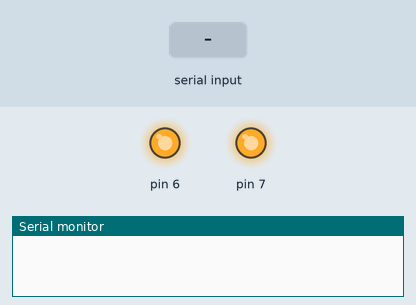
This sketch was run on a simulated Arduino Uno, built with avr-gcc and run on an emulated ATmega328P. On the bench: output pins drawn as LEDs (lit = HIGH), the last lines printed to the serial monitor. Inputs (shaded band) come from the test bench.

Above: at 1.2 s.
1.3 s: "on1" received over the second serial link
At 2.4 s:
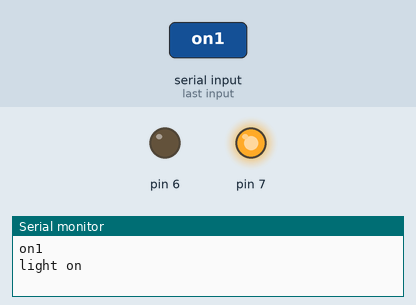
2.8 s: "on2" received over the second serial link
At 3.6 s:
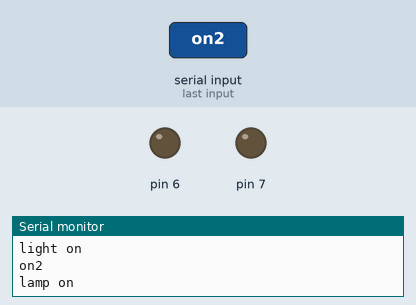
4.3 s: "off1" received over the second serial link
At 5.1 s:
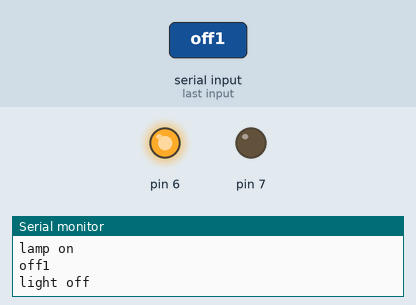
Timing chart, 0 to 7.3 s (numbered marks = the images above; inputs shaded):
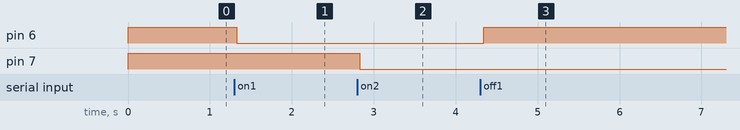

Measured:
- after the input at 1.3 s, pin 6: HIGH → LOW at once
- after the input at 2.8 s, pin 7: HIGH → LOW at once
- after the input at 4.3 s, pin 6: LOW → HIGH at once

The sketch:

homeautomation.ino
```cpp
#include <SoftwareSerial.h>
SoftwareSerial BT(2, 3);
String command;
void setup()
{
  BT.begin(9600);
  Serial.begin(9600);
  pinMode(6, OUTPUT);
  pinMode(7, OUTPUT);
  digitalWrite (6, HIGH);
  digitalWrite (7, HIGH);
}

void loop()
{
  while (BT.available())
  {
    delay(10);
    char c = BT.read();
    command += c;
  }
  if (command.length() > 0)
  {
    Serial.println(command);

    if (command == "on1")
    {
      digitalWrite(6, LOW);
      Serial.println("light on");
    }
    else if (command == "off1")
    {
      Serial.println("light off");
      digitalWrite (6, HIGH);
    }
    else if (command == "on2")
    {
      digitalWrite (7, LOW);
      Serial.println("lamp on");
    }
    else if ( command == "off2")

    {
      digitalWrite (7, HIGH);
      Serial.println("lamp off");
    }
    else if (command == "af")
    {
      digitalWrite (6, HIGH);
      digitalWrite (7, HIGH);
      Serial.println("OFF");
    }
    command = "";
  }
}
```
